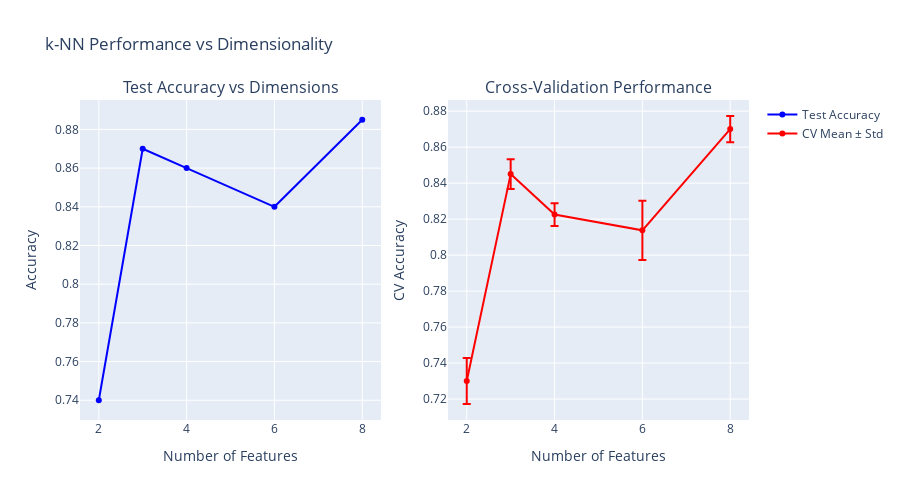

The code cell stored with this chart in its notebook:
### Code cell
# 4. DIMENSIONALITY AND CURSE OF DIMENSIONALITY
print(" 4. DIMENSIONALITY ANALYSIS")
print("=" * 29)

# Test performance with different numbers of features
feature_subsets = {
 '2D': ['annual_income', 'spending_score'],
 '3D': ['annual_income', 'spending_score', 'customer_age'],
 '4D': ['annual_income', 'spending_score', 'customer_age', 'years_customer'],
 '6D': ['annual_income', 'spending_score', 'customer_age', 'years_customer',
 'monthly_purchases', 'electronics_purchases'],
 'Full (8D)': class_features
}

dimensionality_results = {}

print("Testing k-NN performance across different dimensionalities:")

for dim_name, features in feature_subsets.items():
 # Prepare data
 X_dim = X_class_train[features]
 X_dim_test = X_class_test[features]

 # Scale
 scaler_dim = StandardScaler()
 X_dim_scaled = scaler_dim.fit_transform(X_dim)
 X_dim_test_scaled = scaler_dim.transform(X_dim_test)

 # Fit k-NN
 knn_dim = KNeighborsClassifier(n_neighbors=optimal_k_class_cv)
 knn_dim.fit(X_dim_scaled, y_class_train)

 # Evaluate
 accuracy = knn_dim.score(X_dim_test_scaled, y_class_test)

 # Cross-validation for robustness
 cv_scores = cross_val_score(knn_dim, X_dim_scaled, y_class_train, cv=5)

 dimensionality_results[dim_name] = {
 'test_accuracy': accuracy,
 'cv_mean': cv_scores.mean(),
 'cv_std': cv_scores.std(),
 'n_features': len(features)
 }

 print(f"• {dim_name}: Test Acc = {accuracy:.4f}, CV = {cv_scores.mean():.4f} ± {cv_scores.std():.4f}")

# Visualize dimensionality impact
dim_df = pd.DataFrame(dimensionality_results).T
dim_df['dimension_label'] = dim_df.index

fig_dim = make_subplots(
 rows=1, cols=2,
 subplot_titles=['Test Accuracy vs Dimensions', 'Cross-Validation Performance'],
 specs=[[{"secondary_y": False}, {"secondary_y": False}]]
)

# Test accuracy plot
fig_dim.add_trace(
 go.Scatter(
 x=dim_df['n_features'],
 y=dim_df['test_accuracy'],
 mode='lines+markers',
 name='Test Accuracy',
 line=dict(color='blue'),
 hovertemplate="Dimensions: %{x}<br>Accuracy: %{y:.4f}<extra></extra>"
 ),
 row=1, col=1
)

# CV performance with error bars
fig_dim.add_trace(
 go.Scatter(
 x=dim_df['n_features'],
 y=dim_df['cv_mean'],
 error_y=dict(type='data', array=dim_df['cv_std'], visible=True),
 mode='lines+markers',
 name='CV Mean ± Std',
 line=dict(color='red'),
 hovertemplate="Dimensions: %{x}<br>CV Mean: %{y:.4f}<extra></extra>"
 ),
 row=1, col=2
)

fig_dim.update_layout(
 title="k-NN Performance vs Dimensionality",
 height=500
)

fig_dim.update_xaxes(title_text="Number of Features", row=1, col=1)
fig_dim.update_xaxes(title_text="Number of Features", row=1, col=2)
fig_dim.update_yaxes(title_text="Accuracy", row=1, col=1)
fig_dim.update_yaxes(title_text="CV Accuracy", row=1, col=2)

fig_dim.show()

# Analyze curse of dimensionality
print(f"\n Curse of Dimensionality Analysis:")
print("As dimensions increase:")

best_2d_acc = dimensionality_results['2D']['test_accuracy']
best_full_acc = dimensionality_results['Full (8D)']['test_accuracy']
performance_change = ((best_full_acc - best_2d_acc) / best_2d_acc) * 100

print(f"• 2D performance: {best_2d_acc:.4f}")
print(f"• Full dimensional performance: {best_full_acc:.4f}")
print(f"• Performance change: {performance_change:+.1f}%")

if performance_change > 5:
 print("• Result: Adding dimensions IMPROVED performance")
 print("• Interpretation: Additional features contain valuable signal")
elif performance_change < -5:
 print("• Result: Adding dimensions HURT performance")
 print("• Interpretation: Curse of dimensionality effect observed")
else:
 print("• Result: Minimal impact from additional dimensions")
 print("• Interpretation: Marginal information in extra features")

# Distance concentration analysis
print(f"\n Distance Concentration in High Dimensions:")

# Calculate average distances in different dimensions
for dim_name, features in feature_subsets.items():
    if len(features) >= 2: # Skip if too few features
        X_sample = X_class_train_scaled[:100, :len(features)] # First 100 samples

        # Calculate pairwise distances
        distances = euclidean_distances(X_sample, X_sample)
        # Remove diagonal (zero distances)
        distances = distances[np.triu_indices_from(distances, k=1)]

        mean_dist = distances.mean()
        std_dist = distances.std()
        cv_dist = std_dist / mean_dist # Coefficient of variation

        print(f"• {dim_name}: Mean distance = {mean_dist:.3f}, CV = {cv_dist:.3f}")

print("\nNote: Lower CV indicates distance concentration (curse of dimensionality)")

### Figure 1 — Plotly figure (JSON) as saved in the notebook; plotly's stock layout.template omitted (floating-point values rounded to 4 significant figures)
{"data": [{"hovertemplate": "Dimensions: %{x}<br>Accuracy: %{y:.4f}<extra></extra>", "line": {"color": "blue"}, "mode": "lines+markers", "name": "Test Accuracy", "type": "scatter", "x": [2.0, 3.0, 4.0, 6.0, 8.0], "xaxis": "x", "y": [0.74, 0.87, 0.86, 0.84, 0.885], "yaxis": "y"}, {"error_y": {"array": [0.01275, 0.008292, 0.006374, 0.01649, 0.007289], "type": "data", "visible": true}, "hovertemplate": "Dimensions: %{x}<br>CV Mean: %{y:.4f}<extra></extra>", "line": {"color": "red"}, "mode": "lines+markers", "name": "CV Mean ± Std", "type": "scatter", "x": [2.0, 3.0, 4.0, 6.0, 8.0], "xaxis": "x2", "y": [0.73, 0.845, 0.8225, 0.8138, 0.87], "yaxis": "y2"}], "layout": {"annotations": [{"font": {"size": 16}, "showarrow": false, "text": "Test Accuracy vs Dimensions", "x": 0.225, "xanchor": "center", "xref": "paper", "y": 1, "yanchor": "bottom", "yref": "paper"}, {"font": {"size": 16}, "showarrow": false, "text": "Cross-Validation Performance", "x": 0.775, "xanchor": "center", "xref": "paper", "y": 1, "yanchor": "bottom", "yref": "paper"}], "height": 500, "title": {"text": "k-NN Performance vs Dimensionality"}, "xaxis": {"anchor": "y", "domain": [0, 0.45], "title": {"text": "Number of Features"}}, "xaxis2": {"anchor": "y2", "domain": [0.55, 1], "title": {"text": "Number of Features"}}, "yaxis": {"anchor": "x", "domain": [0, 1], "title": {"text": "Accuracy"}}, "yaxis2": {"anchor": "x2", "domain": [0, 1], "title": {"text": "CV Accuracy"}}}}
